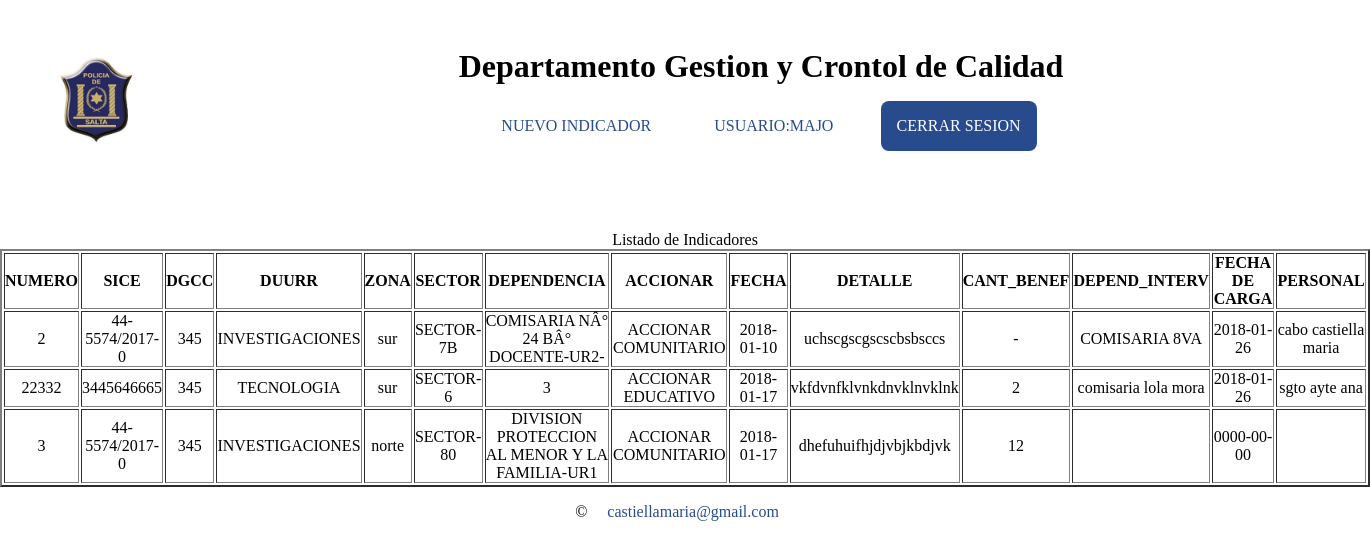
Screenshot of /php/Indicadores.php (signed in) with the database file from the repository.
### tables this page shows
CREATE TABLE `indicadores` (
  `Id` int(11) NOT NULL,
  `NUMERO` int(11) NOT NULL,
  `SICE` varchar(255) NOT NULL,
  `DGCC` int(11) NOT NULL,
  `DUURR` varchar(32) NOT NULL,
  `ZONA` varchar(32) NOT NULL,
  `SECTOR` varchar(32) NOT NULL,
  `DEPENDENCIA` varchar(60) NOT NULL,
  `ACCIONAR` varchar(32) NOT NULL,
  `FECHA` date NOT NULL,
  `DETALLE` varchar(120) NOT NULL,
  `CANT_BENEF` varchar(32) NOT NULL,
  `DEPEND_INTERV` varchar(60) NOT NULL,
  `FECHA_CARGA` date NOT NULL,
  `PERSONAL` varchar(32) NOT NULL
);

### php/Indicadores.php (the view, shortened to what this page needs)
<?php
	include'head.php';
	include'header1.php';
 ?>
	<section id="section-listado">
 	<table border="2">
		<tr>
			<th>NUMERO</th><th>SICE</th><th>DGCC</th><th>DUURR</th><th>ZONA</th><th>SECTOR</th>
			<th>DEPENDENCIA</th><th>ACCIONAR</th><th>FECHA</th><th>DETALLE</th><th>CANT_BENEF</th>
			<th>DEPEND_INTERV</th><th>FECHA DE CARGA</th><th>PERSONAL</th>
		</tr>
<?php
 	$conexion = conectar();
 	$sql="SELECT * FROM indicadores";
 	$result=mysqli_query($conexion,$sql);
 	echo "<caption>Listado de Indicadores</caption>";
 	while ($fila=mysqli_fetch_array($result))
 	{
 		echo '<tr><td>'.$fila["NUMERO"].'</td>
 			      <td>'.$fila["SICE"].'</td>
 			      <td>'.$fila["DGCC"].'</td>
 			      <td>'.$fila["DUURR"].'</td>
 			      <td>'.$fila["ZONA"].'</td>
 			      <td>'.$fila["SECTOR"].'</td>
 			      <td>'.$fila["DEPENDENCIA"].'</td>
 			      <td>'.$fila["ACCIONAR"].'</td>
 			      <td>'.$fila["FECHA"].'</td>
 			      <td>'.$fila["DETALLE"].'</td>
 			      <td>'.$fila["CANT_BENEF"].'</td>
 			      <td>'.$fila["DEPEND_INTERV"].'</td>
 			      <td>'.$fila["FECHA_CARGA"].'</td>
 			      <td>'.$fila["PERSONAL"].'</td>'
 		 ;
  	}
  ?>
  	</table>
	</section>
<?php
	include'footer.php';
 ?>

### php/head.php (shortened to what this page needs)
<!DOCTYPE html>
<html lang="es">
<head>
	<link rel="stylesheet" href="../css/style.css" >
</head>
<body>

### php/header1.php (shortened to what this page needs)
<?php
	if ($_SESSION["administator"]==1) {
 ?>
<figure>
	<img src="../img/policia-de-salta.png" alt="" align="left" width="200">
</figure>
<header>
	<h1>Departamento Gestion y Crontol de Calidad</h1>
	<li><a href="nuevo_indicador.php">NUEVO INDICADOR</a></li>
	<?php echo '<li><span><a href="nuevo_indicador.php">USUARIO:'.strtoupper($_SESSION['user']).' </a></span></li> '; ?>
	<li><a href="logout.php" class="close-session">CERRAR SESION</a></li>
</header><hr>
 <?php
 	}
  ?>

### php/footer.php
<footer  class="footer">
	<p>&copy <a href="mailto:castiellamaria@gmail.com">castiellamaria@gmail.com</a><br></p>
</footer>
</body>
</html>

### css/style.css (style rules this page uses)
* { margin: 0 auto; padding:0; }
body,header,a,section,form,footer { text-align: center; display: block; }
a,li { text-decoration: none; display: inline-block; }
li { margin: 1em; }
a { padding: 1em; border-radius: .5em; color: #113881e6; }
span>a { padding: 0.7em; }
.close-session { background: #113881e6; color: white; }
header { margin: 2em; padding: 1em; }

### rows the page displays
indicadores: NUMERO "2", SICE "44-5574/2017-0", DGCC "345", DUURR "INVESTIGACIONES", ZONA "sur", SECTOR "SECTOR-7B", DEPENDENCIA "COMISARIA NÂ° 24 BÂ° DOCENTE-UR2-", ACCIONAR "ACCIONAR COMUNITARIO", FECHA "2018-01-10", DETALLE "uchscgscgscscbsbsccs", CANT_BENEF "-", DEPEND_INTERV "COMISARIA 8VA", FECHA_CARGA "2018-01-26", PERSONAL "cabo castiella maria"
indicadores: NUMERO "22332", SICE "3445646665", DGCC "345", DUURR "TECNOLOGIA", ZONA "sur", SECTOR "SECTOR-6", DEPENDENCIA "3", ACCIONAR "ACCIONAR EDUCATIVO", FECHA "2018-01-17", DETALLE "vkfdvnfklvnkdnvklnvklnk", CANT_BENEF "2", DEPEND_INTERV "comisaria lola mora", FECHA_CARGA "2018-01-26", PERSONAL "sgto ayte ana"
indicadores: NUMERO "3", SICE "44-5574/2017-0", DGCC "345", DUURR "INVESTIGACIONES", ZONA "norte", SECTOR "SECTOR-80", DEPENDENCIA "DIVISION PROTECCION AL MENOR Y LA FAMILIA-UR1", ACCIONAR "ACCIONAR COMUNITARIO", FECHA "2018-01-17", DETALLE "dhefuhuifhjdjvbjkbdjvk", CANT_BENEF "12", FECHA_CARGA "0000-00-00"

### other values shown
$_SESSION['user'] "MAJO"
